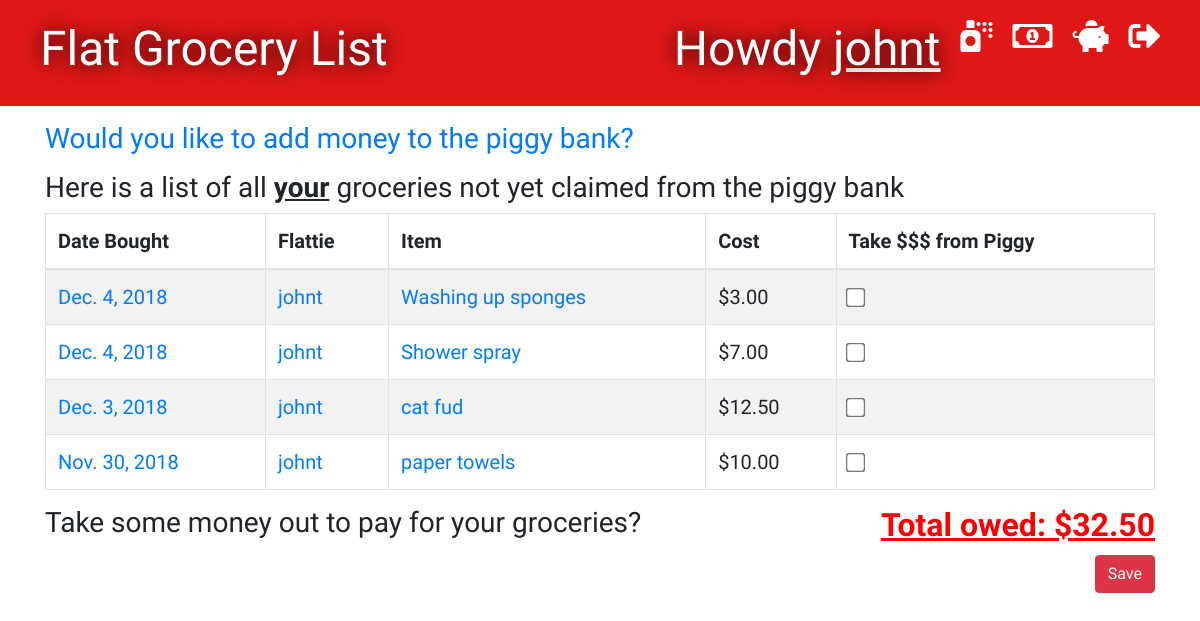
Page /groceries/piggy/ (signed in) on the earlier database version.
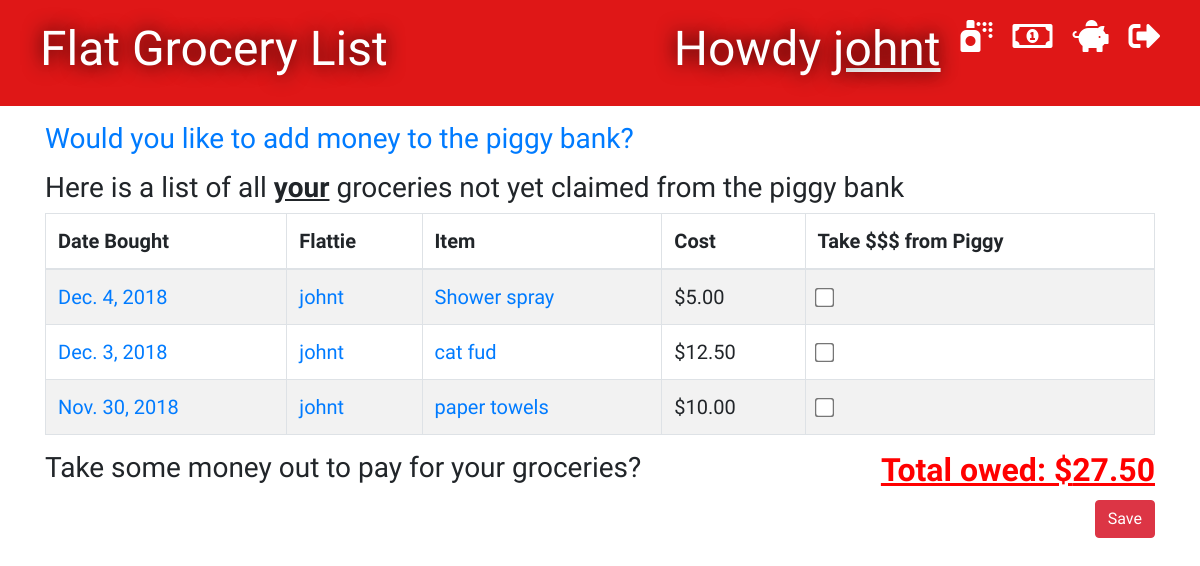
Same page on the later database version.
### groceries/models.py (models this page shows, shortened)
class Grocery(models.Model):
    person = models.ForeignKey('auth.User', on_delete=models.CASCADE)
    item = models.CharField(max_length=100)
    cost = models.DecimalField(max_digits=8, decimal_places=2)
    bought_date = models.DateField(default=timezone.now)
    paid_date = models.DateField(blank=True, null=True)

### groceries/views.py (the view)
# urls.py: path('groceries/piggy/', views.piggy_page, name='piggy_page'),
@ login_required
def piggy_page(request):
    groceries = Grocery.objects.filter(person=request.user).filter(paid_date__isnull=True).order_by('-bought_date')
    total = 0
    for grocery in groceries:
        total += grocery.cost
    stuff_for_front_end = {'groceries': groceries, 'total': total}
    return render(request, 'groceries/piggy_page.html', stuff_for_front_end)

### groceries/templates/groceries/piggy_page.html (shortened to what this page needs)
{% extends 'groceries/base.html' %}
{% block content %}
    <div>
        <a href="{% url 'piggy_top_up' %}"><h3>Would you like to add money to the piggy bank?</h3></a>
    </div>
    <h3>Here is a list of all <strong><u>your</u></strong> groceries not yet claimed from the piggy bank</h3>
    <table id="tablePreview" class="table table-striped table-hover table-bordered">
        <thead>
        <tr>
            <th>Date Bought</th>
            <th>Flattie</th>
            <th>Item</th>
            <th>Cost</th>
            <th>Take $$$ from Piggy</th>
        </tr>
        </thead>
        <tbody>
            {% for grocery in groceries %}
                <tr>
                    <td><a href="{% url 'bought_date_list' bought_date=grocery.bought_date %}">{{ grocery.bought_date }}</a></td>
                    <td><a href="{% url 'purchaser_list' person_id=grocery.person_id %}">{{ grocery.person }}</a></td>
                    <td><a href="{% url 'edit_item' pk=grocery.pk %}">{{ grocery.item }}</a></td>
                    <td>${{ grocery.cost }}</td>
                    <td class="action-checkbox"><input type="checkbox" id="check_paid" value="grocery.pk"></td>
                </tr>
            {% endfor %}
        </tbody>
    </table>
    <div>
        <h2 style="float:right"><u>Total owed: ${{ total }}</u></h2>
    </div>
    <div>
        <h3>Take some money out to pay for your groceries?</h3>
        <button type="submit" class="btn btn-danger" style="float:right">Save</button>
    </div>
{% endblock %}

Differences in the rows shown:
removed Grocery: bought_date "Dec. 4, 2018", person "johnt", item "Washing up sponges", cost "3.00"
changed Grocery "Dec. 4, 2018": cost "7.00" → "5.00"
Other differences:
{{ total }}: "32.50" → "27.50"
